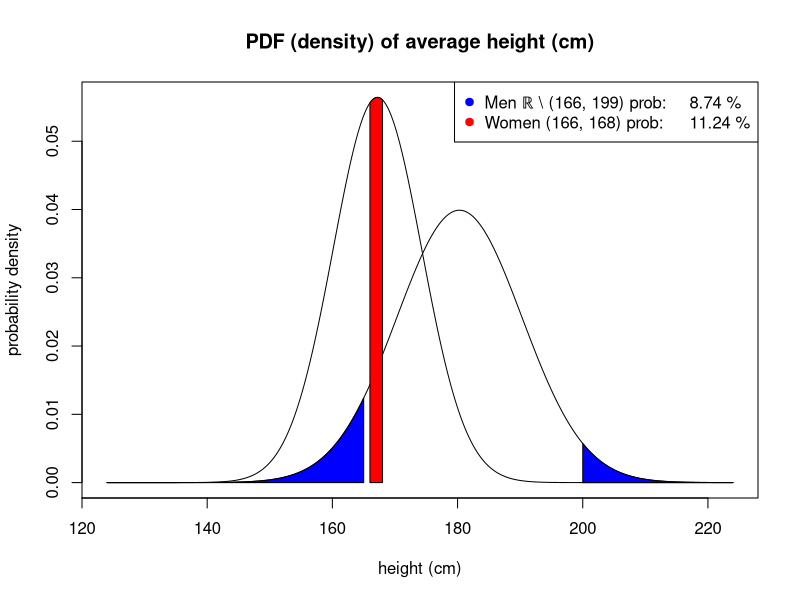

Write R code to recreate this figure.
# input 
men.mean = 180.3
men.sd = sqrt(100)
women.mean = 167.2
women.sd = sqrt(50)

###############
# EXCERCISE 3 #
###############

# for symetric plot, create range roughly around the center of mass
# create plotting range with fine increments
plot.com = round((men.mean+women.mean)/2)
plot.var = 50
plot.increment = 0.00005
plot.range = seq(plot.com-plot.var, plot.com+plot.var, plot.increment)

# create density distribution function
men.d = dnorm(plot.range, mean=men.mean, sd=men.sd)
women.d = dnorm(plot.range, mean=women.mean, sd=women.sd)
# create PDF integral (-inf, a)
men.p = pnorm(plot.range, mean=men.mean, sd=men.sd)
women.p = pnorm(plot.range, mean=women.mean, sd=women.sd)

# plot first women because of lower variance, then add men
plot(plot.range, women.d, type='l', main="PDF (density) of average height (cm)", ylab='probability density', xlab='height (cm)')
lines(plot.range, men.d)

# pick indexes satisfying given condition + generate and plot polygon
women.condition = plot.range >= 166 & plot.range <= 168
women.polygon_x = c(166, plot.range[women.condition], 168)
women.polygon_y = c(0, women.d[women.condition], 0)
polygon(x=women.polygon_x, y=women.polygon_y, col='red')

# condition is noncontinuous
men.condition_1 = plot.range < 165 
men.condition_2 = plot.range > 200
men.polygon_1_x = c(plot.com-plot.var, plot.range[men.condition_1], 165)
men.polygon_1_y = c(0, men.d[men.condition_1], 0)
men.polygon_2_x = c(200, plot.range[men.condition_2], plot.com+plot.var)
men.polygon_2_y = c(0, men.d[men.condition_2], 0)
polygon(x=men.polygon_1_x, y=men.polygon_1_y, col='blue')
polygon(x=men.polygon_2_x, y=men.polygon_2_y, col='blue')

# compute areas under curve
women.prob = women.p[plot.range == 168]-women.p[plot.range == 166]
men.prob = men.p[plot.range==165] + 1 - men.p[plot.range==200] 

# format legend
legend("topright",
	legend=c(
		paste("Men ℝ \\ (166, 199) prob:\t", round(men.prob*100,2), "%"),
		paste("Women (166, 168) prob:\t", round(women.prob*100, 2), "%")),
	col=c("blue", "red"),
	pch=c(19,19)
)

###############
# EXCERCISE 4 #
###############
ex4.a = men.p[plot.range == round(178 + men.sd)] - men.p[plot.range == round(178 - men.sd)]
ex4.b = women.p[plot.range == round(169 + women.sd)] - women.p[plot.range == round(169 - women.sd)]
message(paste("178 cm man: \t", round(ex4.a*100,2), "%"))
message(paste("169 cm woman: \t", round(ex4.b*100,2), "%"))
